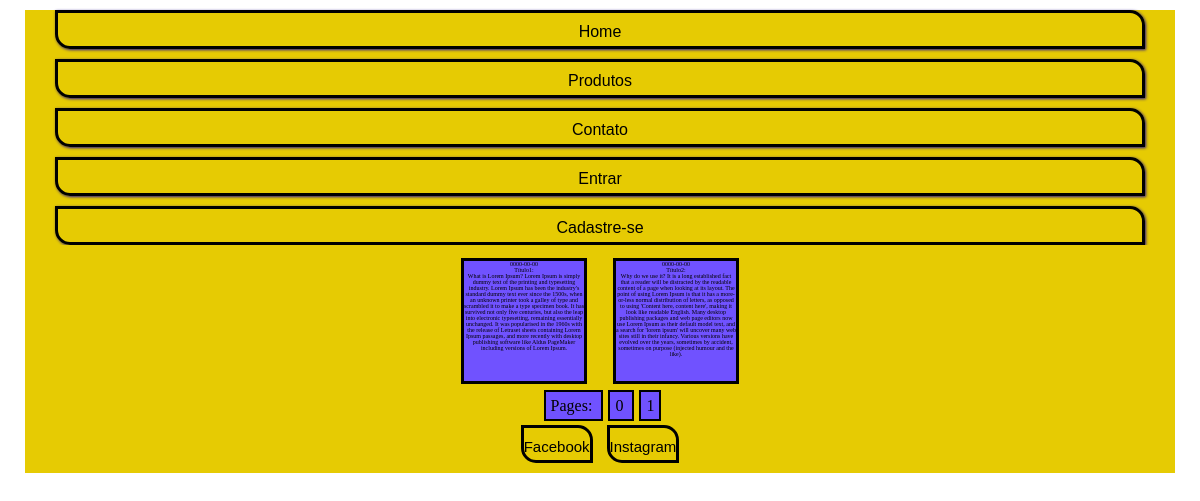
Before: / with the older database file.
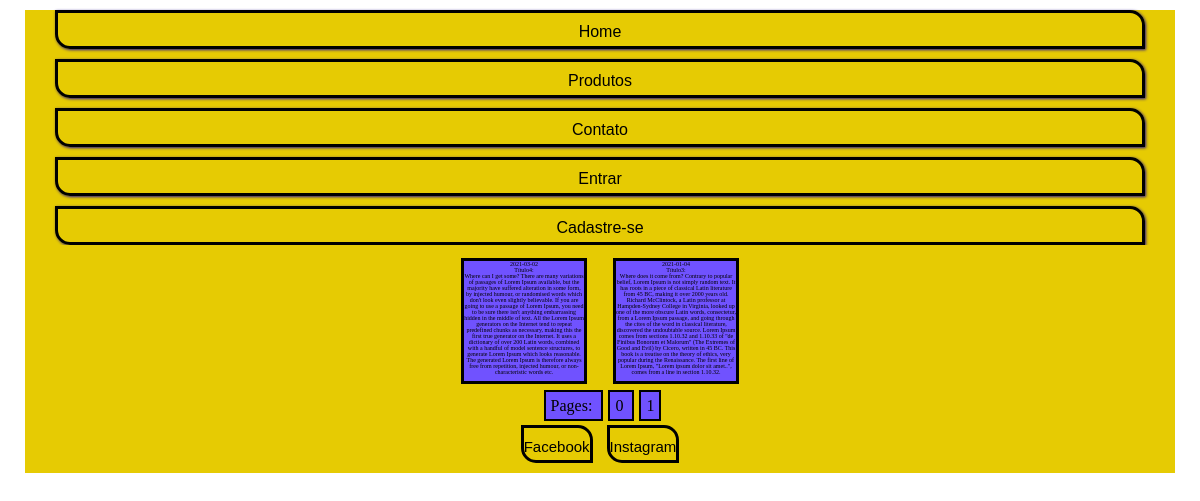
After: the same page with the newer database file.
### tables this page shows
create table `cadastro_do_conteudo` (

    `id` int(5) primary key not null auto_increment,
    `titulo` varchar(30) not null,
    `conteudo` varchar(3000) not null,
    `data_do_cadastro` date not null

);

### Library/Thiago_AP/Database/Repository.php (called while the page is built, shortened)
<?php
    final class Repository {
        private $activeRecord;
        function __construct($class){
            $this->activeRecord = $class;
        }
        function load(Criteria $criteria) {
            $sql = "SELECT * FROM " . constant($this->activeRecord . '::TABLENAME');
            if($criteria) {
                $expression = $criteria->dump();
                $order = $criteria->getProperty('order');
                $limit = $criteria->getProperty('limit');
                $offset = $criteria->getProperty('offset');
                if($order) {
                    $sql .= ' ORDER BY ' . $order;
                }
                if($limit) {
                    $sql .= ' LIMIT ' . $limit;
                }
            }
            if($conn = Transaction::get()) {
                $result = $conn->Query($sql);
                $results = array();
                if($result) {
                    while($row = $result->fetchObject($this->activeRecord)) {
                        $results[] = $row;
                    }
                }
                return $results;
            }else{
                throw new Exception('Não há transação ativa!!!');
            }
        }
    }
?>

### Library/Thiago_AP/Database/Criteria.php (called while the page is built, shortened)
<?php
    class Criteria {
        public function __construct() {
            $this->filters = array();
        }
        public function setProperty($property, $value) {
            if(isset($value)) {
                $this->properties[$property] = $value;
            }else {
                $this->properties[$property] = NULL;
            }
        }
        public function getProperty($property) {
            if(isset($this->properties[$property])) {
                return $this->properties[$property];
            }
        }
    }
?>

### Library/Thiago_AP/Database/Record.php (called while the page is built, shortened)
<?php
abstract class Record implements RecordInterface
{
    protected $data;
    public function __set($prop, $value)
    {
        if (method_exists($this, 'set_'.$prop))
        {
            call_user_func(array($this, 'set_'.$prop), $value);
        }
        else
        {
            if ($value === NULL)
            {
                unset($this->data[$prop]);
            }
            else
            {
                $this->data[$prop] = $value;
            }
        }
    }
    public function __get($prop)
    {
        if (method_exists($this, 'get_'.$prop))
        {
            return call_user_func(array($this, 'get_'.$prop));
        }
        else
        {
            if (isset($this->data[$prop]))
            {
                return $this->data[$prop];
            }
        }
    }
}

### Application/Control/Home.php (the view, shortened to what this page needs)
<?php
    class Home extends Page {
        public function __construct() {
            try
            {
                $criteria_pagination = new Criteria;
                $criteria_pagination->setProperty('order', 'data_do_cadastro desc');
                $repository_pagination = new Repository('Cadastro_do_conteudo');
                $count_titles = $repository_pagination->load($criteria_pagination);
                $count_titles = count($count_titles);
                $limit = 2;
                $number_of_pages = $count_titles / $limit;
                $number_of_pages = ceil($number_of_pages);
                $pages = array();
                $pagination = '';
                for ($i=0; $i < $number_of_pages ; $i++) {
                    $pages[$i] = file_get_contents('Application/Templates/html/Pagination.html');
                    $pages[$i] = str_replace('{{page_number}}', $i, $pages[$i]);
                    $pagination .= $pages[$i];
                }
                $home = file_get_contents("Application/Templates/html/Home.html");
                $home = str_replace('{{pagination}}', $pagination, $home);
                if (empty($_GET) || $_GET['page_number'] == 0 ) {
                    $criteria = new Criteria;
                    $criteria->setProperty('order', 'data_do_cadastro desc');
                    $criteria->setProperty('limit', $limit);
                    $repository = new Repository('Cadastro_do_conteudo');
                    $conteudos = $repository->load($criteria);
                    if(isset($conteudos)) {
                        foreach($conteudos as $conteudo) {
                            $artigo = " {$conteudo->data_do_cadastro} <br> {$conteudo->titulo}: <br> {$conteudo->conteudo}";
                            $template = file_get_contents('Application/Templates/html/Content.html');
                            $contents[] = str_replace("{{content}}", $artigo, $template);
                        }
                        $section = '';
                        foreach ($contents as $content) {
                            $section .= $content;
                        }
                        $this->template = str_replace('{{section}}', $section, $home);
                    }
                }
            } catch (Exception $e) {
                print $e->getMessage();
                Transaction::rollback();
            }
        }
        public function show() {
            echo $this->template;
        }
    }
?>

### index.php (shortened to what this page needs)
<?php
    if(isset($_GET['class'])) {
        $class = $_GET['class'];
    }else {
        $class = 'Home';
    }
    if(class_exists($class)) {
        try{
            $pagina = new $class;
            $content = ob_get_contents();
        }catch(Exception $e) {
            $content = $e->getMessage() . '<br>' . $e->getTraceAsString();
        }
    }
    echo $content;
?>

### Application/Templates/css/style.css (style rules this page uses)
* { margin: 0px; padding: 0px; }
@media (max-width: 1500px) { body { background-color: white; text-align: center; justify-content: center; } }
@media (max-width: 1500px) { header, section, footer, nav { background-color: #E6CB03; margin: 0px 25px 0px 25px; } }
@media (max-width: 1500px) { nav ul li { display: block; font-family: Arial, Helvetica, sans-serif; font-size: 16px; margin: 10px 5px 0px 5px; padding: 10px 0px 5px 0px ; border: solid; border-radius: 0px 15px 0px 15px; box-shadow: 1px 1px 3px #26118C; } }
@media (max-width: 1500px) { nav ul li a { color: black; } }
@media (max-width: 1500px) { section { justify-content: center; display: flex; flex-flow: row wrap; } }
@media (max-width: 1500px) { .conteudo { background-color: #7052FF; width: 120px; height: 120px; border: solid; margin: 13px; font-size: 6px; } }
@media (max-width: 1500px) { div.page { background-color: #7052FF; margin: 0px 0px 0px 5px; display: inline; padding: 5px; border: solid 2px; } }
@media (max-width: 1500px) { footer ul li a { font-family: Arial, Helvetica, sans-serif; font-size: 15px; margin: 10px 5px 10px 5px; padding: 10px 0px 5px 0px ; border: solid; border-radius: 0px 15px 0px 15px; } }
@media (max-width: 1500px) { a { text-decoration: none; color: black; } }
@media (max-width: 1500px) { ul li { list-style: none; display: inline-flex; } }

Changed rows visible on the page:
no longer on this page (row edited): cadastro_do_conteudo: data_do_cadastro "0000-00-00", titulo "Título1", conteudo "What is Lorem Ipsum? Lorem Ipsum is simply dummy text of the printing and typesetting industry. Lorem Ipsum has been the industry's standard dummy text ever since the 1500s, when an unknown printer took a galley of type and scrambled it to make a type specimen book. It has survived not only five centuries, but also the leap into electronic typesetting, remaining essentially unchanged. It was popularised in the 1960s with the release of Letraset sheets containing Lorem Ipsum passages, and more recently with desktop publishing software like Aldus PageMaker including versions of Lorem Ipsum."
no longer on this page (row edited): cadastro_do_conteudo: data_do_cadastro "0000-00-00", titulo "Título2", conteudo "Why do we use it? It is a long established fact that a reader will be distracted by the readable content of a page when looking at its layout. The point of using Lorem Ipsum is that it has a more-or-less normal distribution of letters, as opposed to using 'Content here, content here', making it look like readable English. Many desktop publishing packages and web page editors now use Lorem Ipsum as their default model text, and a search for 'lorem ipsum' will uncover many web sites still in their infancy. Various versions have evolved over the years, sometimes by accident, sometimes on purpose (injected humour and the like)."
now on this page (row edited): cadastro_do_conteudo: data_do_cadastro "2021-03-02", titulo "Título4", conteudo "Where can I get some? There are many variations of passages of Lorem Ipsum available, but the majority have suffered alteration in some form, by injected humour, or randomised words which don't look even slightly believable. If you are going to use a passage of Lorem Ipsum, you need to be sure there isn't anything embarrassing hidden in the middle of text. All the Lorem Ipsum generators on the Internet tend to repeat predefined chunks as necessary, making this the first true generator on the Internet. It uses a dictionary of over 200 Latin words, combined with a handful of model sentence structures, to generate Lorem Ipsum which looks reasonable. The generated Lorem Ipsum is therefore…"
now on this page (row edited): cadastro_do_conteudo: data_do_cadastro "2021-01-04", titulo "Título3", conteudo "Where does it come from? Contrary to popular belief, Lorem Ipsum is not simply random text. It has roots in a piece of classical Latin literature from 45 BC, making it over 2000 years old. Richard McClintock, a Latin professor at Hampden-Sydney College in Virginia, looked up one of the more obscure Latin words, consectetur, from a Lorem Ipsum passage, and going through the cites of the word in classical literature, discovered the undoubtable source. Lorem Ipsum comes from sections 1.10.32 and 1.10.33 of \"de Finibus Bonorum et Malorum\" (The Extremes of Good and Evil) by Cicero, written in 45 BC. This book is a treatise on the theory of ethics, very popular during the Renaissance. The first…"
